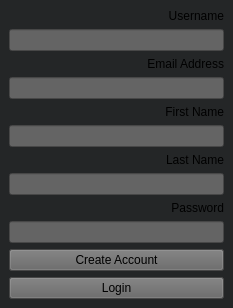
<?xml version="1.0" encoding="UTF-8"?>
<ui version="4.0">
 <class>accountCreate</class>
 <widget class="QMainWindow" name="accountCreate">
  <property name="geometry">
   <rect>
    <x>0</x>
    <y>0</y>
    <width>233</width>
    <height>220</height>
   </rect>
  </property>
  <property name="palette">
   <palette>
    <active>
     <colorrole role="WindowText">
      <brush brushstyle="SolidPattern">
       <color alpha="255">
        <red>255</red>
        <green>255</green>
        <blue>255</blue>
       </color>
      </brush>
     </colorrole>
     <colorrole role="Button">
      <brush brushstyle="SolidPattern">
       <color alpha="255">
        <red>36</red>
        <green>38</green>
        <blue>39</blue>
       </color>
      </brush>
     </colorrole>
     <colorrole role="Light">
      <brush brushstyle="SolidPattern">
       <color alpha="255">
        <red>54</red>
        <green>57</green>
        <blue>58</blue>
       </color>
      </brush>
     </colorrole>
     <colorrole role="Midlight">
      <brush brushstyle="SolidPattern">
       <color alpha="255">
        <red>45</red>
        <green>47</green>
        <blue>48</blue>
       </color>
      </brush>
     </colorrole>
     <colorrole role="Dark">
      <brush brushstyle="SolidPattern">
       <color alpha="255">
        <red>18</red>
        <green>19</green>
        <blue>19</blue>
       </color>
      </brush>
     </colorrole>
     <colorrole role="Mid">
      <brush brushstyle="SolidPattern">
       <color alpha="255">
        <red>24</red>
        <green>25</green>
        <blue>26</blue>
       </color>
      </brush>
     </colorrole>
     <colorrole role="Text">
      <brush brushstyle="SolidPattern">
       <color alpha="255">
        <red>255</red>
        <green>255</green>
        <blue>255</blue>
       </color>
      </brush>
     </colorrole>
     <colorrole role="BrightText">
      <brush brushstyle="SolidPattern">
       <color alpha="255">
        <red>255</red>
        <green>255</green>
        <blue>255</blue>
       </color>
      </brush>
     </colorrole>
     <colorrole role="ButtonText">
      <brush brushstyle="SolidPattern">
       <color alpha="255">
        <red>255</red>
        <green>255</green>
        <blue>255</blue>
       </color>
      </brush>
     </colorrole>
     <colorrole role="Base">
      <brush brushstyle="SolidPattern">
       <color alpha="255">
        <red>0</red>
        <green>0</green>
        <blue>0</blue>
       </color>
      </brush>
     </colorrole>
     <colorrole role="Window">
      <brush brushstyle="SolidPattern">
       <color alpha="255">
        <red>36</red>
        <green>38</green>
        <blue>39</blue>
       </color>
      </brush>
     </colorrole>
     <colorrole role="Shadow">
      <brush brushstyle="SolidPattern">
       <color alpha="255">
        <red>0</red>
        <green>0</green>
        <blue>0</blue>
       </color>
      </brush>
     </colorrole>
     <colorrole role="AlternateBase">
      <brush brushstyle="SolidPattern">
       <color alpha="255">
        <red>18</red>
        <green>19</green>
        <blue>19</blue>
       </color>
      </brush>
     </colorrole>
     <colorrole role="ToolTipBase">
      <brush brushstyle="SolidPattern">
       <color alpha="255">
        <red>255</red>
        <green>255</green>
        <blue>220</blue>
       </color>
      </brush>
     </colorrole>
     <colorrole role="ToolTipText">
      <brush brushstyle="SolidPattern">
       <color alpha="255">
        <red>0</red>
        <green>0</green>
        <blue>0</blue>
       </color>
      </brush>
     </colorrole>
    </active>
    <inactive>
     <colorrole role="WindowText">
      <brush brushstyle="SolidPattern">
       <color alpha="255">
        <red>255</red>
        <green>255</green>
        <blue>255</blue>
       </color>
      </brush>
     </colorrole>
     <colorrole role="Button">
      <brush brushstyle="SolidPattern">
       <color alpha="255">
        <red>36</red>
        <green>38</green>
        <blue>39</blue>
       </color>
      </brush>
     </colorrole>
     <colorrole role="Light">
      <brush brushstyle="SolidPattern">
       <color alpha="255">
        <red>54</red>
        <green>57</green>
        <blue>58</blue>
       </color>
      </brush>
     </colorrole>
     <colorrole role="Midlight">
      <brush brushstyle="SolidPattern">
       <color alpha="255">
        <red>45</red>
        <green>47</green>
        <blue>48</blue>
       </color>
      </brush>
     </colorrole>
     <colorrole role="Dark">
      <brush brushstyle="SolidPattern">
       <color alpha="255">
        <red>18</red>
        <green>19</green>
        <blue>19</blue>
       </color>
      </brush>
     </colorrole>
     <colorrole role="Mid">
      <brush brushstyle="SolidPattern">
       <color alpha="255">
        <red>24</red>
        <green>25</green>
        <blue>26</blue>
       </color>
      </brush>
     </colorrole>
     <colorrole role="Text">
      <brush brushstyle="SolidPattern">
       <color alpha="255">
        <red>255</red>
        <green>255</green>
        <blue>255</blue>
       </color>
      </brush>
     </colorrole>
     <colorrole role="BrightText">
      <brush brushstyle="SolidPattern">
       <color alpha="255">
        <red>255</red>
        <green>255</green>
        <blue>255</blue>
       </color>
      </brush>
     </colorrole>
     <colorrole role="ButtonText">
      <brush brushstyle="SolidPattern">
       <color alpha="255">
        <red>255</red>
        <green>255</green>
        <blue>255</blue>
       </color>
      </brush>
     </colorrole>
     <colorrole role="Base">
      <brush brushstyle="SolidPattern">
       <color alpha="255">
        <red>0</red>
        <green>0</green>
        <blue>0</blue>
       </color>
      </brush>
     </colorrole>
     <colorrole role="Window">
      <brush brushstyle="SolidPattern">
       <color alpha="255">
        <red>36</red>
        <green>38</green>
        <blue>39</blue>
       </color>
      </brush>
     </colorrole>
     <colorrole role="Shadow">
      <brush brushstyle="SolidPattern">
       <color alpha="255">
        <red>0</red>
        <green>0</green>
        <blue>0</blue>
       </color>
      </brush>
     </colorrole>
     <colorrole role="AlternateBase">
      <brush brushstyle="SolidPattern">
       <color alpha="255">
        <red>18</red>
        <green>19</green>
        <blue>19</blue>
       </color>
      </brush>
     </colorrole>
     <colorrole role="ToolTipBase">
      <brush brushstyle="SolidPattern">
       <color alpha="255">
        <red>255</red>
        <green>255</green>
        <blue>220</blue>
       </color>
      </brush>
     </colorrole>
     <colorrole role="ToolTipText">
      <brush brushstyle="SolidPattern">
       <color alpha="255">
        <red>0</red>
        <green>0</green>
        <blue>0</blue>
       </color>
      </brush>
     </colorrole>
    </inactive>
    <disabled>
     <colorrole role="WindowText">
      <brush brushstyle="SolidPattern">
       <color alpha="255">
        <red>18</red>
        <green>19</green>
        <blue>19</blue>
       </color>
      </brush>
     </colorrole>
     <colorrole role="Button">
      <brush brushstyle="SolidPattern">
       <color alpha="255">
        <red>36</red>
        <green>38</green>
        <blue>39</blue>
       </color>
      </brush>
     </colorrole>
     <colorrole role="Light">
      <brush brushstyle="SolidPattern">
       <color alpha="255">
        <red>54</red>
        <green>57</green>
        <blue>58</blue>
       </color>
      </brush>
     </colorrole>
     <colorrole role="Midlight">
      <brush brushstyle="SolidPattern">
       <color alpha="255">
        <red>45</red>
        <green>47</green>
        <blue>48</blue>
       </color>
      </brush>
     </colorrole>
     <colorrole role="Dark">
      <brush brushstyle="SolidPattern">
       <color alpha="255">
        <red>18</red>
        <green>19</green>
        <blue>19</blue>
       </color>
      </brush>
     </colorrole>
     <colorrole role="Mid">
      <brush brushstyle="SolidPattern">
       <color alpha="255">
        <red>24</red>
        <green>25</green>
        <blue>26</blue>
       </color>
      </brush>
     </colorrole>
     <colorrole role="Text">
      <brush brushstyle="SolidPattern">
       <color alpha="255">
        <red>18</red>
        <green>19</green>
        <blue>19</blue>
       </color>
      </brush>
     </colorrole>
     <colorrole role="BrightText">
      <brush brushstyle="SolidPattern">
       <color alpha="255">
        <red>255</red>
        <green>255</green>
        <blue>255</blue>
       </color>
      </brush>
     </colorrole>
     <colorrole role="ButtonText">
      <brush brushstyle="SolidPattern">
       <color alpha="255">
        <red>18</red>
        <green>19</green>
        <blue>19</blue>
       </color>
      </brush>
     </colorrole>
     <colorrole role="Base">
      <brush brushstyle="SolidPattern">
       <color alpha="255">
        <red>36</red>
        <green>38</green>
        <blue>39</blue>
       </color>
      </brush>
     </colorrole>
     <colorrole role="Window">
      <brush brushstyle="SolidPattern">
       <color alpha="255">
        <red>36</red>
        <green>38</green>
        <blue>39</blue>
       </color>
      </brush>
     </colorrole>
     <colorrole role="Shadow">
      <brush brushstyle="SolidPattern">
       <color alpha="255">
        <red>0</red>
        <green>0</green>
        <blue>0</blue>
       </color>
      </brush>
     </colorrole>
     <colorrole role="AlternateBase">
      <brush brushstyle="SolidPattern">
       <color alpha="255">
        <red>36</red>
        <green>38</green>
        <blue>39</blue>
       </color>
      </brush>
     </colorrole>
     <colorrole role="ToolTipBase">
      <brush brushstyle="SolidPattern">
       <color alpha="255">
        <red>255</red>
        <green>255</green>
        <blue>220</blue>
       </color>
      </brush>
     </colorrole>
     <colorrole role="ToolTipText">
      <brush brushstyle="SolidPattern">
       <color alpha="255">
        <red>0</red>
        <green>0</green>
        <blue>0</blue>
       </color>
      </brush>
     </colorrole>
    </disabled>
   </palette>
  </property>
  <property name="windowTitle">
   <string>MainWindow</string>
  </property>
  <property name="styleSheet">
   <string notr="true">QPushButton {
	background-color: rgb(100, 100, 100);
}
QLineEdit{
	color: rgb(255, 255, 255);
	background-color: rgb(100, 100, 100);
	
}</string>
  </property>
  <widget class="QWidget" name="centralwidget">
   <layout class="QVBoxLayout" name="verticalLayout">
    <item>
     <widget class="QLabel" name="label">
      <property name="text">
       <string>Username</string>
      </property>
      <property name="alignment">
       <set>Qt::AlignRight|Qt::AlignTrailing|Qt::AlignVCenter</set>
      </property>
     </widget>
    </item>
    <item>
     <widget class="QLineEdit" name="lineEdit"/>
    </item>
    <item>
     <widget class="QLabel" name="label_2">
      <property name="text">
       <string>Email Address</string>
      </property>
      <property name="alignment">
       <set>Qt::AlignRight|Qt::AlignTrailing|Qt::AlignVCenter</set>
      </property>
     </widget>
    </item>
    <item>
     <widget class="QLineEdit" name="lineEdit_2"/>
    </item>
    <item>
     <widget class="QLabel" name="label_3">
      <property name="text">
       <string>First Name</string>
      </property>
      <property name="alignment">
       <set>Qt::AlignRight|Qt::AlignTrailing|Qt::AlignVCenter</set>
      </property>
     </widget>
    </item>
    <item>
     <widget class="QLineEdit" name="lineEdit_3"/>
    </item>
    <item>
     <widget class="QLabel" name="label_4">
      <property name="text">
       <string>Last Name</string>
      </property>
      <property name="alignment">
       <set>Qt::AlignRight|Qt::AlignTrailing|Qt::AlignVCenter</set>
      </property>
     </widget>
    </item>
    <item>
     <widget class="QLineEdit" name="lineEdit_4"/>
    </item>
    <item>
     <widget class="QLabel" name="label_5">
      <property name="text">
       <string>Password</string>
      </property>
      <property name="alignment">
       <set>Qt::AlignRight|Qt::AlignTrailing|Qt::AlignVCenter</set>
      </property>
     </widget>
    </item>
    <item>
     <widget class="QLineEdit" name="lineEdit_5"/>
    </item>
    <item>
     <widget class="QPushButton" name="pushButton">
      <property name="text">
       <string>Create Account</string>
      </property>
     </widget>
    </item>
    <item>
     <widget class="QPushButton" name="pushButton_2">
      <property name="text">
       <string>Login</string>
      </property>
     </widget>
    </item>
   </layout>
  </widget>
 </widget>
 <resources/>
 <connections/>
</ui>
